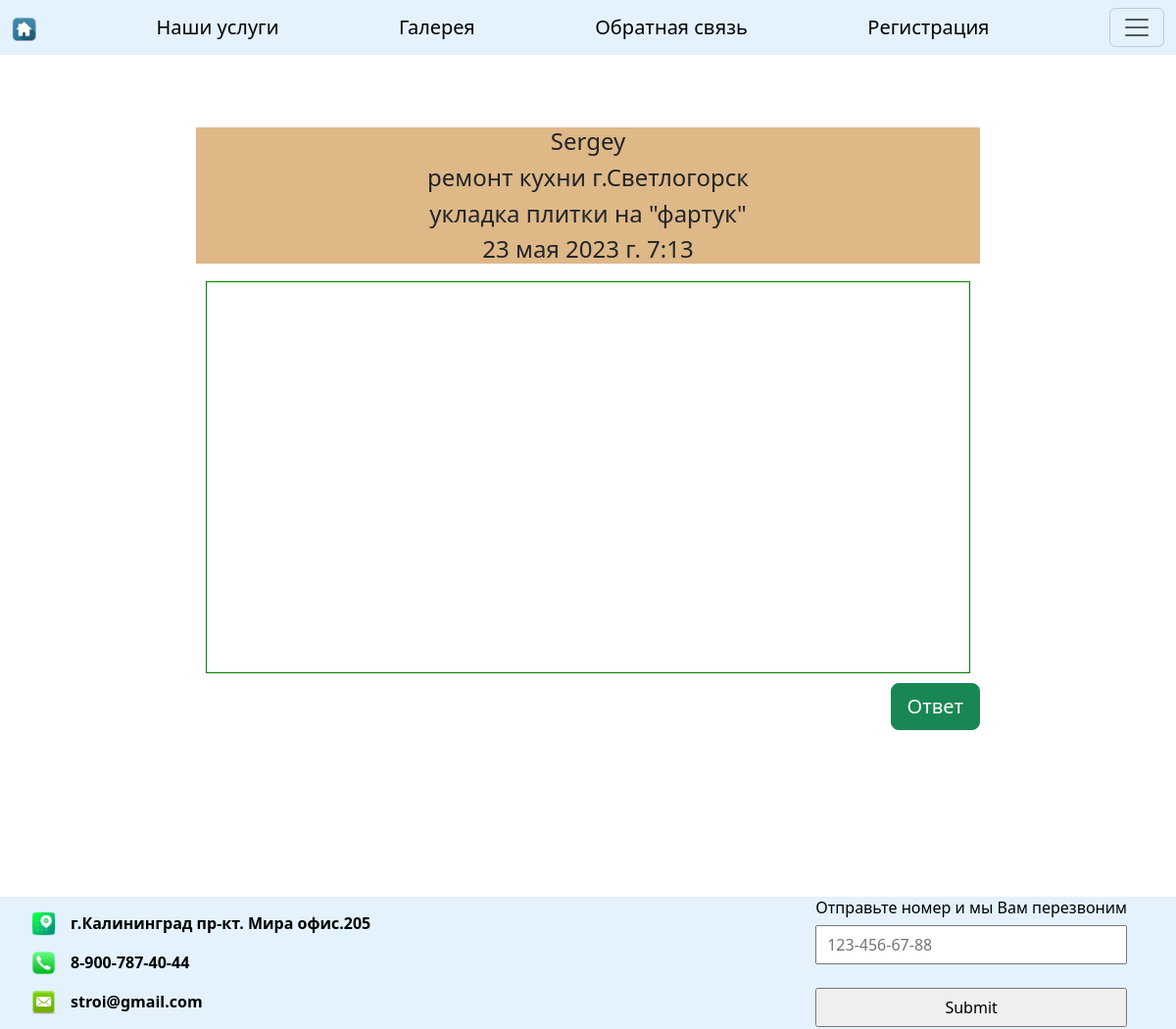
/forum/forum/14, run on the app's committed database.
### forum/models.py (models this page shows)
class Thread(models.Model):  # модель Thread для создания рубрик в модели Category категория
    title = models.CharField(max_length=100)
    content = models.TextField()
    category = models.ForeignKey(Category, on_delete=models.CASCADE)
    author = models.ForeignKey(User, on_delete=models.CASCADE)
    created_at = models.DateTimeField(auto_now_add=True)
    def __str__(self):
        return self.title
    class Meta:
        ordering = ['-created_at']

### main_1/models.py (models this page shows, shortened)
class ContactOfOrganization(models.Model):
    address = models.CharField(max_length=1000)
    phone = models.CharField(max_length=50)
    email = models.CharField(max_length=100)

### forum/views.py (the view, shortened to what this page needs)
# urls.py: path('forum/', include('forum.urls')),
def forum(request, pk):
    if request.method == 'GET':
        context = content(request, pk)
        message = Thread.objects.get(id=pk)
        return render(request, 'forum/forum.html', context)
    return render(request, 'forum/forum.html', context)

### forum/forms.py
class ReplyForm(forms.ModelForm):
    class Meta:
        model = Reply
        fields = ['content', 'thread']  # , 'author'
        labels = {'content': 'Текст', 'thread': 'Тема'}  # , 'author': 'Автор'

class ThreadForm(forms.ModelForm):
    class Meta:
        model = Thread
        fields = ['title', 'content', 'category']  # , 'author'
        labels = {'title': 'Название', 'content': 'Текст', 'category': 'Категория'}  # ,'author': 'Автор'

### forum/utils.py (called while the page is built)
def content(request, pk):
    custom = request.user
    cat = Category.objects.all()
    message = Thread.objects.get(id=pk)
    response = message.reply_set.all()
    contact_org = ContactOfOrganization.objects.all()
    form = ThreadForm()
    reply = ReplyForm()
    context = {
        'category': cat,
        'reply': reply,
        'form': form,
        'message': message,
        'response': response,
        'contact': contact_org,
    }
    return context

### forum/templates/forum/forum.html (shortened to what this page needs)
{% extends 'main/index.html' %}
{% block content %}
<div class="dialog_forum">
<div class="block_text">
    <div class="all_thread">
        <h4>{{ message.author.first_name }}</h4>
        <h4>{{ message.title }}</h4>
        <h4>{{ message.content }}</h4>
        <h4>{{ message.created_at }}</h4>
    </div>
    <div class="all_reply">
        <div class="simple_reply" style="overflow: auto; height:400px;">
        </div>
    </div>
    <button type="button" class="btn btn-success btn-lg" style="float: right" data-bs-toggle="modal" data-bs-target="#staticBackdrop1">
            Ответ</button>
</div>
    </div>
{% endblock %}

### main_1/templates/main/index.html (shortened to what this page needs)
<!DOCTYPE html>
{% load static %}
<html lang="en">
<head>
    <link rel="stylesheet" href="{% static 'css/style.css' %}">
    <link rel="stylesheet" href="https://cdn.jsdelivr.net/npm/bootstrap@5.3.0-alpha3/dist/css/bootstrap.min.css">
    <link rel="stylesheet" href="https://unpkg.com/@popperjs/core@2">
</head>
<body>
{% block title %}
<nav class="navbar fixed-top" style='background-color: #e3f2fd'>
  <div class="container-fluid">
   <a class="navbar-brand"
      href="{% url 'index' %}"><img src="{% static 'images/home.ico' %}" alt="" style="width: 25px; height: 25px"></a>
    <a class="navbar-brand" href="{% url 'main' %}">Наши услуги</a>
    <a class="navbar-brand" href="{% url 'gallery' %}">Галерея</a>
    <a class="navbar-brand" href="{% url 'contact' %}">Обратная связь</a>
      {% if user.is_authenticated%}
    <a class="navbar-brand" href="{% url 'personal_account'  user.id %}">Личный кабинет</a>
      {% else %}
    <a class="navbar-brand" href="{% url 'enter' %}">Регистрация</a>
      {% endif %}
    <button class="navbar-toggler" type="button" data-bs-toggle="offcanvas" data-bs-target="#offcanvasDarkNavbar" aria-controls="offcanvasDarkNavbar" aria-label="Toggle navigation">
      <span class="navbar-toggler-icon"></span>
    </button>
  </div>
</nav>
{% endblock %}
{% block content %}{% endblock %}
{% block footer %}
<div class="footer">
            {% for fields in contact %}
                <ul class="contact_list">
                    <li class="contact_element">
                        <img src="{% static 'images/address_icon.png' %}" alt=""><p>{{ fields.address }}</p>
                    </li>
                    <li class="contact_element">
                        <img src="{% static 'images/phone_icon.png' %}" alt=""><p>{{ fields.phone }}</p>
                    </li>
                     <li class="contact_element">
                        <img src="{% static 'images/mail_icon.png' %}" alt=""><p>{{ fields.email }}</p>
                    </li>
                </ul>
            {% endfor %}
    <div class="footer_wrap" >
            <form action="{% url 'index' %}" method="post">
            <h6>Отправьте номер и мы Вам перезвоним</h6>
            <input type="tel" id="phone" name="phone" placeholder="123-456-67-88" pattern="[0-9]{3}-[0-9]{3}-[0-9]{2}-[0-9]{2}"
         required><br><br>
            <input type="submit">
                </form>
    </div>
</div>
{% endblock %}
</body>
</html>

### main_1/static/css/style.css (style rules this page uses)
* { box-sizing: border-box; }
html, body { width: 100%; margin: 0 auto; padding: 0; background-size: 100%100%; background-repeat: no-repeat; background-image: url("../images/repair.png"); font-family: 'PT Sans', Arial, Verdana; background-color: #a3e293; }
.footer { width: 100%; height: fit-content; background: #e3f2fd; margin-top: 50px; color: #000; font-weight: bold; display: flex; justify-content: space-between; align-items: center; }
.footer img { height: 25px; width: 25px; }
.footer>ul { padding-top: 15px; }
.footer_wrap { height: 100%; display: flex; flex-direction: row; justify-content: flex-end; margin-right: 50px; }
input { width: 100%; padding: 6px 10px; box-sizing: border-box; margin-top: 4px; }
ul.contact_list>li { padding-top: 5px; padding-bottom: 5px; list-style: none; }
body.open, body:after { overflow: hidden }
* { box-sizing: border-box }
.block_text { margin-top: 50px; width: fit-content; background: white; margin-bottom: 120px; width: 800px; }
.dialog_forum { padding-top: 80px; display: flex; flex-direction: column; justify-content: center; align-items: center }
.simple_reply { border: 1px solid green; overflow: auto; height: 400px; padding: 10px 10px; }
.all_thread { background: burlywood; width: 100%; text-align: center; }
.all_reply { padding: 10px 10px }
.footer>ul { margin-bottom: 0; }
.contact_element { display: flex; }
ul.contact_list>li { padding-top: 0; padding-bottom: 0; }
li.contact_element>p { margin-left: 15px; }

### data on the page
Thread: author.first_name "Sergey", title "ремонт кухни г.Светлогорск", content "укладка плитки на \"фартук\"", created_at "23 мая 2023 г. 7:13"
ContactOfOrganization: address "г.Калининград пр-кт. Мира офис.205", phone "8-900-787-40-44", email "stroi@gmail.com"
